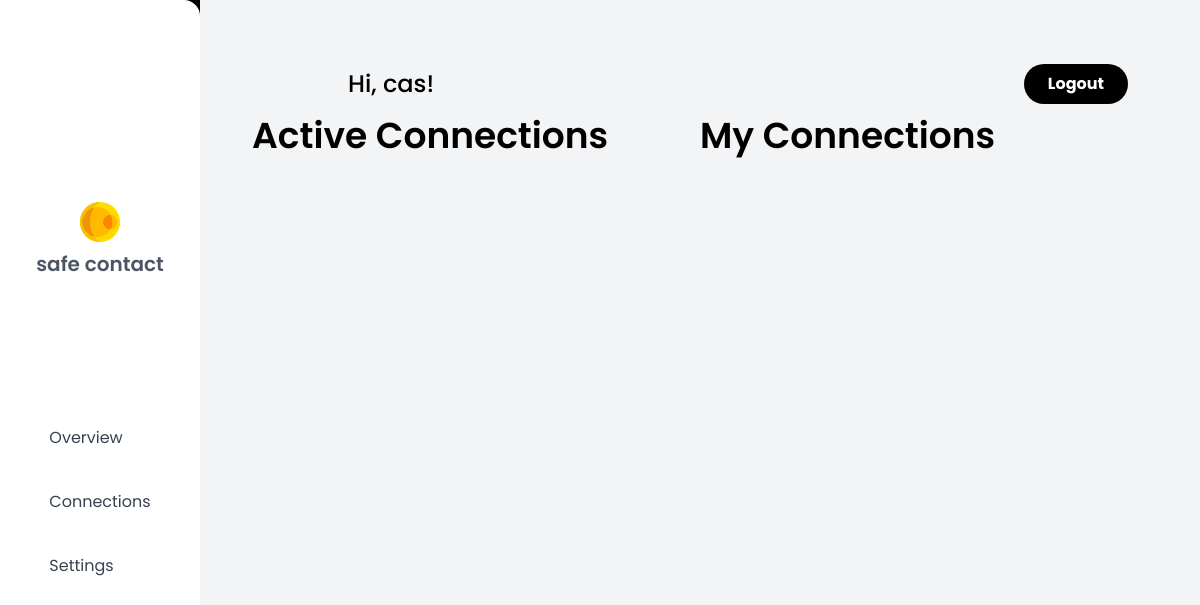
Page / (signed in) on the earlier database version.
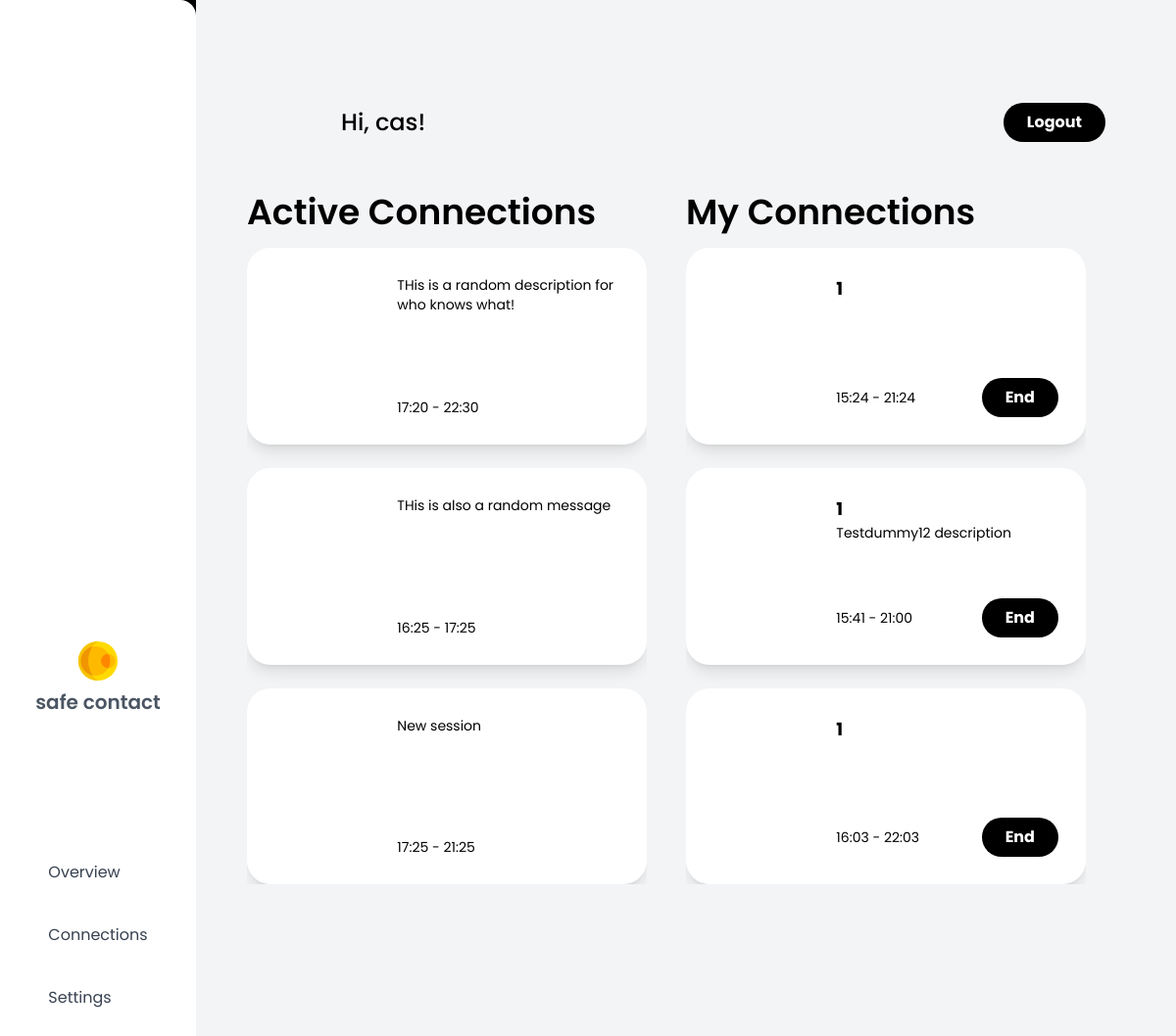
Same page on the later database version.
### client/models.py (models this page shows)
class User(db.Model, UserMixin):
    id = db.Column(db.Integer, primary_key=True)
    country_code = db.Column(db.String(10), unique=False)
    phone_number = db.Column(db.String(20), unique=True, nullable=False)
    password = db.Column(db.String(150), nullable=False)
    username = db.Column(db.String(150), unique=True)

class Connection(db.Model):
    __tablename__ = "connection"
    id = db.Column(db.Integer, primary_key=True)
    last_text = db.Column(db.DateTime)
    interval = db.Column(db.Integer)
    start_time = db.Column(db.DateTime)
    end_time = db.Column(db.DateTime)
    location_tracking = db.Column(db.Boolean)
    text_contents = db.Column(db.String(300))
    admin_id = db.Column(db.Integer)
    contact_id = db.Column(db.Integer)

### client/routes.py (the view)
@routes.route('/', methods=['GET', 'POST'])
def home():
    users = User.query.all()
    connects = Connection.query.all()
    return render_template('home.html', user=current_user, users=users, connects=connects)

### client/templates/home.html (shortened to what this page needs)
{% extends "base_home.html"%} {% block content %}
<div class="flex flex-col w-full h-full p-5">
  <div class="upperhalf w-full h-40 flex flex-row justify-between items-center px-5">
    <div class="flex flex-row gap-3 items-center">
      <div class="rounded-full w-16 h-16 rgb-baby-r"></div>
      <div class="text-black text-2xl font-medium">Hi, <span>{{current_user.username}}</span>!</div>
    </div>
    <button class="bg-black hover:bg-gray-500 text-white font-bold py-2 px-6 rounded-full">
      <a href="/logout" class=" flex justify-left items-center w-full">
        Logout
      </a>
    </button>
  </div>
  <div class="bottomhalf flex flex-row w-full h-full">
    <div class="left flex flex-col justify-start h-full w-1/2 mr-10">
      <div class="w-full font-semibold text-4xl text-black mb-4">
        Active Connections
      </div>
      <div class="h-[649.59px] w-full grid grid-cols-1 overflow-auto justify-start gap-y-6 scroll scrollbar">
        {% for connect in connects %}
        {% if connect.admin_id == current_user.id %}
        <div class="home-card w-full min-h-[200.52px] bg-white shadow-lg p-4 rounded-3xl">
          <div class="home-card-content w-full h-full flex flex-row">
            <div class="lhs w-1/3 rgb-baby h-full rounded-[2rem]"></div>
            <div class="rhs w-2/3 h-full flex flex-col justify-between p-3">
              <div class="w-full block">
                <div class="location text-sm text-black">
                  {{ connect.text_contents }}
                </div>
              </div>
              <div class="w-full flex flex-row justify-between">
                <div class="name text-sm text-black flex justify-center items-center">
                  <div>{{ connect.start_time.strftime('%H:%M') }} - {{ connect.end_time.strftime('%H:%M') }}</div>
                </div>
              </div>
            </div>
          </div>
        </div>
        {% endif %}
        {% endfor %}
      </div>
    </div>
    <div class="left flex flex-col justify-start h-full w-1/2 mr-10">
      <div class="w-full font-semibold text-4xl text-black mb-4">
        My Connections
      </div>
      <div class="h-[649.59px] w-full grid grid-cols-1 justify-start gap-y-6 scroll scrollbar">
        {% for connect in connects %}
        {% if connect.contact_id == current_user.id %}
        <div class="home-card w-full min-h-[200.52px] bg-white shadow-lg p-4 rounded-3xl">
          <div class="home-card-content w-full h-full flex flex-row">
            <div class="lhs w-1/3 rgb-baby-r h-full rounded-[2rem]"></div>
            <div class="rhs w-2/3 h-full flex flex-col justify-between p-3">
              <div class="w-full block">
                <div class="name text-lg text-black font-bold">
                  {{ connect.contact_id }}
                </div>
                <div class="location text-sm text-black">
                  {{ connect.text_contents }}
                </div>
              </div>
              <div class="w-full flex flex-row justify-between">
                <div class="name text-sm text-black flex justify-center items-center">
                  <div>{{ connect.start_time.strftime('%H:%M') }} - {{ connect.end_time.strftime('%H:%M') }}</div>
                </div>
                <button class="bg-black hover:bg-gray-500 text-white font-bold py-2 px-6 rounded-full">
                  End
                </button>
              </div>
            </div>
          </div>
        </div>
        {% endif %}
        {% endfor %}
      </div>
    </div>
  </div>
</div>
{% endblock %}

### client/templates/base_home.html (shortened to what this page needs)
<html lang="en">
<head>
    <link rel="stylesheet" href="{{ url_for('static', filename='css/output.css') }}" />
    <link rel="stylesheet" href="{{ url_for('static', filename='styles.css') }}" />
    <link rel="stylesheet" href="https://stackpath.bootstrapcdn.com/font-awesome/4.7.0/css/font-awesome.min.css"
 />
</head>
<body class="bg-gray-100">
    <div class="w-screen h-screen bg-black flex flex-row justify-start shadow-xl overflow-hidden">
        <div
            class="bg-white w-1/6 h-full py-10 flex flex-col justify-center items-center rounded-r-2xl overflow-hidden">
            <div class="flex flex-col justify-center items-center mb-32">
                <div class="flex justify-left items-left">
                    <div class="h-10 w-10 mb-2">
                        <img src="{{ url_for('static', filename='logo.svg') }}" style="width: 150px;" alt="logo" />
                    </div>
                </div>
                <div class="font-semibold text-xl text-gray-600">
                    safe contact
                </div>
            </div>
            <aside class="flex flex-col items-center text-gray-700 w-full ">
                <ul class="text-bold text-gr">
                    <li class="hover:bg-gray-100 w-full flex flex-row">
                        <a href="." class="h-16 flex justify-left items-center w-full
  					focus:text-orange-500">
                            Overview
                        </a>
                    </li>
                    <li class="hover:bg-gray-100 w-full flex flex-row">
                        <a href="/connection" class="h-16 flex justify-left items-center w-full
  					focus:text-orange-500">
                            Connections
                        </a>
                    </li>
                    <li class="hover:bg-gray-100 w-full flex flex-row">
                        <a href="/settings" class="h-16 flex justify-left items-center w-full
  					focus:text-orange-500">
                            Settings
                        </a>
                    </li>
                </ul>
            </aside>
        </div>
        <div class="flex flex-col w-5/6 bg-gray-100 h-full p-8">
            {% block content %} {% endblock %}
        </div>
    </div>
</body>
</html>

### client/static/styles.css (style rules this page uses)
* { font-family: "Poppins", sans-serif; }
.rgb-baby { animation: rgb-anim 10s infinite; }
.rgb-baby-r { animation: rgb-anim 20s infinite reverse; }
.scroll { overflow-y: overlay; }

Differences in the rows shown:
added Connection: text_contents "THis is a random description for who knows what!", start_time "17:20", end_time "22:30"
added Connection: text_contents "THis is also a random message", start_time "16:25", end_time "17:25"
added Connection: text_contents "New session", start_time "17:25", end_time "21:25"
added Connection: contact_id "1", start_time "15:24", end_time "21:24"
added Connection: contact_id "1", text_contents "Testdummy12 description", start_time "15:41", end_time "21:00"
added Connection: contact_id "1", start_time "16:03", end_time "22:03"
